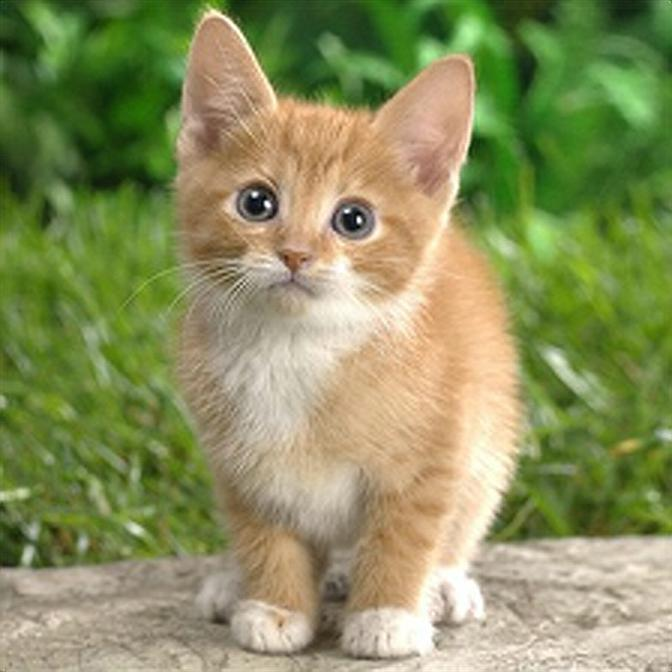
#> input picture test.jpg, 672 x 672 px
$ jupyter execute ImageGradient.ipynb
#> lines starting #> are read from the running program, lines starting #| are printed output that depends on the picture
[cell 1]
import cv2
import math
import numpy as np
import matplotlib.pyplot as plt

[cell 2]
# Load and display image
img = cv2.imread('test.jpg')
#> img is the input picture: shape (672, 672, 3); mean B, G, R 94.3, 144.4, 138.4
img = img.astype(int)
img2 = img[:,:,::-1] # Flips RGB dimensions for displaying
plt.imshow(img2)
plt.show()

[cell 3]
# x and y derivatives of image
derivative_img_x = (img[:, 2:, :] - img[:, :img.shape[1] - 2, :]) / 2
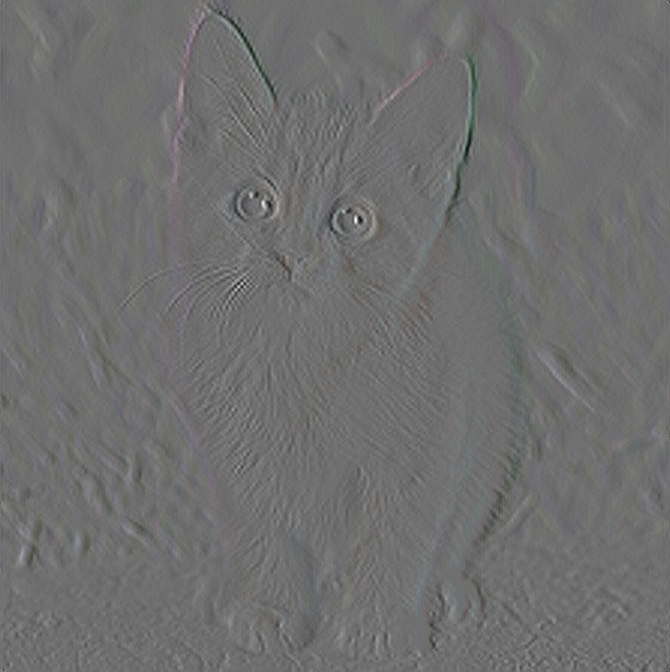
#> derivative_img_x: shape (672, 670, 3) float64; mean B, G, R 0, 0, 0; drawn with min black and max white
derivative_img_y = (img[2:, :, :] - img[:img.shape[0] - 2, :, :]) / 2
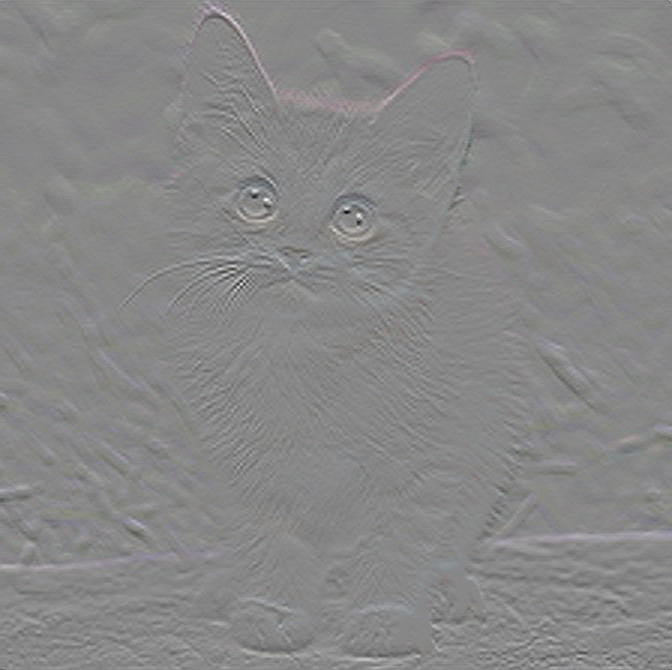
#> derivative_img_y: shape (670, 672, 3) float64; mean B, G, R 0.2, 0.2, 0.2; drawn with min black and max white

[cell 4]
# Put in range [0, 1] and display
derivative_img_x_2 = ((derivative_img_x - np.min(derivative_img_x)) / 255)
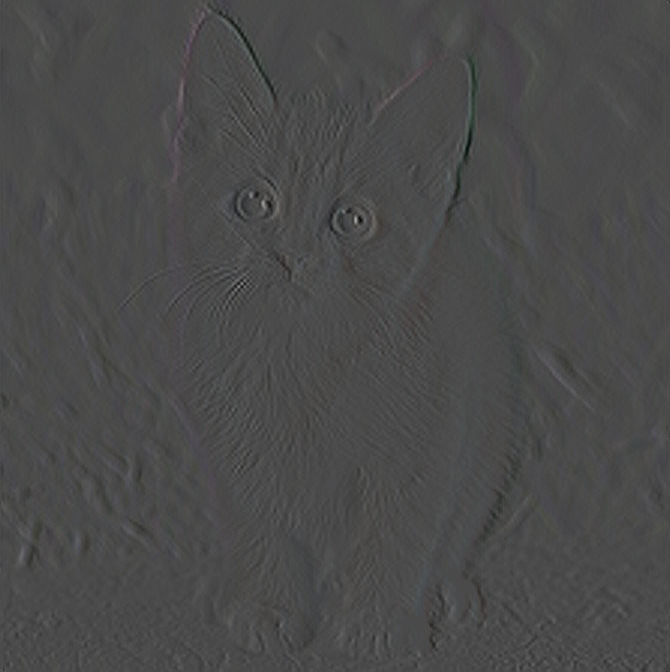
#> derivative_img_x_2: shape (672, 670, 3) float64; mean B, G, R 0.292, 0.292, 0.292
derivative_img_y_2 = ((derivative_img_y - np.min(derivative_img_y)) / 255)
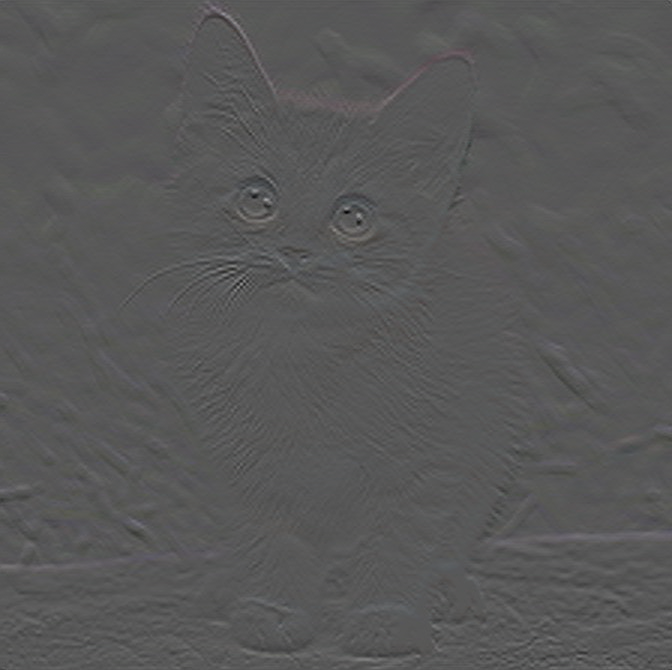
#> derivative_img_y_2: shape (670, 672, 3) float64; mean B, G, R 0.346, 0.346, 0.346

[cell 5]
# Show cat
plt.imshow(derivative_img_x_2)
plt.show()

[cell 6]
# Show cat again
plt.imshow(derivative_img_y_2)
plt.show()

[cell 7]
# Compute average derivative over all color channels at each pixel
deriv_magnitude_x = np.sqrt(derivative_img_x[:, :, 0] ** 2 + derivative_img_x[:, :, 1] ** 2 + derivative_img_x[:, :, 2] ** 2)
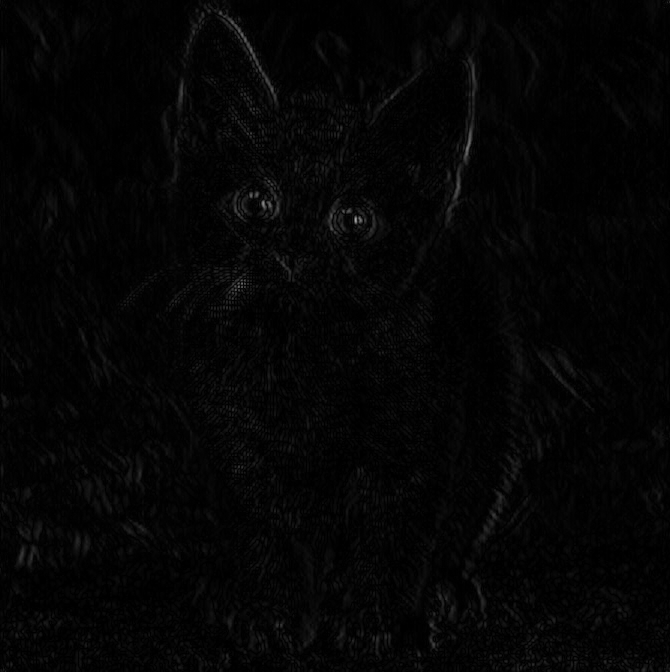
#> deriv_magnitude_x: shape (672, 670) float64; min 0, max 165.4, mean 5.1
deriv_magnitude_y = np.sqrt(derivative_img_y[:, :, 0] ** 2 + derivative_img_y[:, :, 1] ** 2 + derivative_img_y[:, :, 2] ** 2)

deriv_magnitude_x = np.round(np.abs(deriv_magnitude_x[:, :, None] / 3)).astype(int)
#> deriv_magnitude_x: shape (672, 670, 1) int64
deriv_magnitude_y = np.round(np.abs(deriv_magnitude_y[:, :, None] / 3)).astype(int)
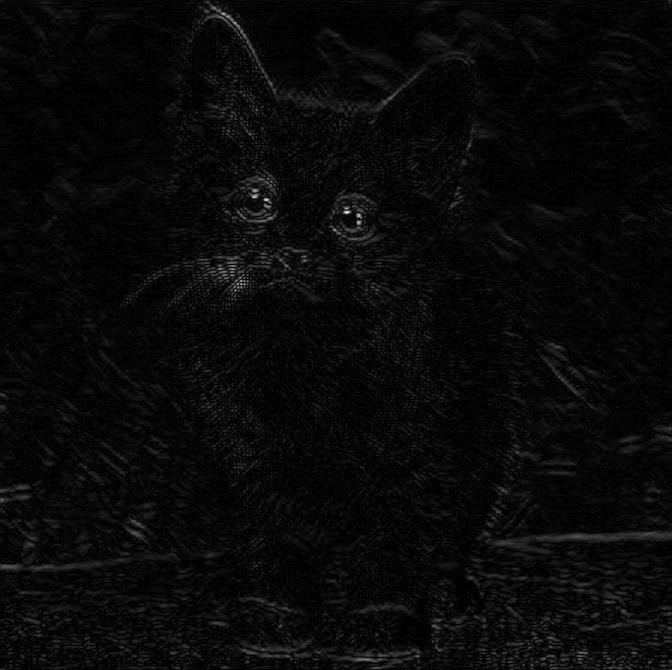
#> deriv_magnitude_y: shape (670, 672, 1) int64; min 0, max 51, mean 1.8; drawn with min black and max white

[cell 8]
plt.imshow(deriv_magnitude_x, cmap='gray')
plt.show()

[cell 9]
plt.imshow(deriv_magnitude_y, cmap='gray')
plt.show()

[cell 10]
# Approximate magnitude of gradient as the max between the magnitude of the derivative along the X and Y axes
grad_magnitude = np.maximum(deriv_magnitude_x[1:img.shape[0] - 1, :, :], deriv_magnitude_y[:,  1:img.shape[1] - 1, :])

[cell 11]
plt.imshow(grad_magnitude, cmap='gray')
plt.show()

[cell 12]
# Compute histogram for each of the above images to compute Shannon entropy
hist = [0] * 256

h = []
for i in range(img.shape[0] - 2):
    for j in range(img.shape[1] - 2):
        hist[grad_magnitude[i][j][0]] += 1
        h.append(grad_magnitude[i][j][0])
#> after the loop, h = 448900 items; hist = 256 values, max 168043 at index 1, min 0 at index 45, mean 1753.5

[cell 13]
plt.hist(h, len([i for i in hist if not i == 0]))
plt.title("Histogram of Gradient Magnitudes")
plt.ylabel("Number of occurrences of gradient magnitude")
plt.xlabel("Gradient magnitude")
plt.show()
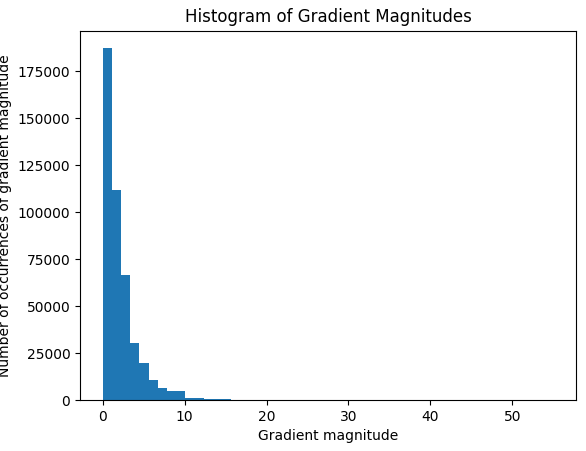
#> figure drawn by matplotlib, 1 panel; tallest bar 187372 high, from x = -1.11e-16 to 1.12

[cell 14]
# Compute entropy of histograms
entropy = 0

# Total number of pixels
total_pixels = img.shape[0] * img.shape[1]
#> total_pixels = 451584

for i in range(256):
    # Probability of a pixel having the gradient magnitude value i for histogram
    p = hist[i] / total_pixels

    # Shannon entropy formula
    if not p == 0:
        entropy -= p * math.log(p, 2)
#> this loop made 256 passes
#> (p, entropy) on passes 1 to 12: (0.0428, 0.195), (0.372, 0.725), (0.247, 1.22), (0.147, 1.63), (0.0679, 1.89), (0.0439, 2.09), (0.0237, 2.22), (0.0146, 2.31), (0.0106, 2.38), (0.00631, 2.43), (0.00485, 2.46), (0.00307, 2.49)
#> p on passes 46, 49, 50, 51, 53, 54: 0, 0, 0, 0, 0, 0
#> after the loop, entropy = 2.58
